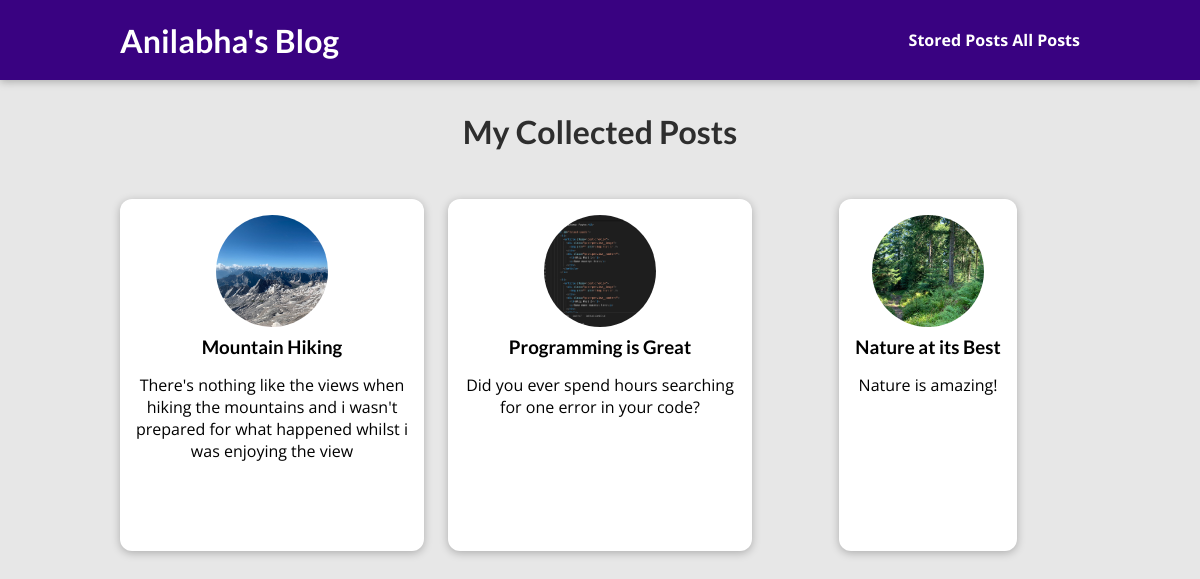
/posts/, run on the app's committed database.
### blog/models.py (models this page shows, shortened)
class Post(models.Model):
    title = models.CharField(max_length=150)
    author = models.ForeignKey(
        Author, related_name="posts", null=True, on_delete=models.SET_NULL)
    excerpt = models.CharField(max_length=300)
    image = models.ImageField(upload_to="posts", null=True)
    date = models.DateField(auto_now=True)
    slug = models.SlugField(unique=True)
    content = models.TextField(validators=[MinLengthValidator(10)])
    tags = models.ManyToManyField(Tag)

### blog/views.py (the view)
# urls.py: path("posts/", views.AllPostsView.as_view(), name="posts"),
class AllPostsView(ListView):
    template_name = "blog/all-posts.html"
    model = Post
    ordering = ["-date"]
    context_object_name = "all_posts"

### blog/templates/blog/all-posts.html (shortened to what this page needs)
{%extends "base.html" %}
{%load static%}
{%block css_files%}
<link rel="stylesheet" href="{%static "blog/post.css"%}">
<link rel="stylesheet" href="{%static "blog/all-posts.css" %}">
{%endblock%}
{%block content%}
<section id="all-posts">
    <h2>My Collected Posts</h2>
    <ul>
        {%for post in all_posts %}
        {%include "blog/includes/post.html"%}
        {%endfor %}
    </ul>
</section>
{%endblock%}

### blog/templates/blog/includes/post.html (shortened to what this page needs)
<li>
                <article class="post">
                    <a href="{%url "post-detail" post.slug%}">
                        <img src="{{post.image.url}}" alt="{{post.title}}">
                        <div class="post__content">
                            <h3>{{post.title}}</h3>
                            <p>{{post.excerpt}}</p>
                        </div>
                    </a>
                </article>
</li>

### static/app.css (style rules this page uses)
* { box-sizing: border-box; }
html { font-family: "Open Sans", "Lato", sans-serif; }
body { margin: 0; }
h1, h2, h3 { font-family: "Lato", sans-serif; font-weight: bold; }

### blog/static/blog/post.css (style rules this page uses)
.post { display: flex; flex-direction: column; align-items: center; text-align: center; }
.post a { text-decoration: none; color: black; transition: all 0.2s ease; padding: 1rem; }
.post img { width: 5rem; height: 5rem; object-fit: cover; border-radius: 50%; }
.post h3 { margin: 0.25rem 0; }

### blog/static/blog/all-posts.css (style rules this page uses)
body { background-color: #e7e7e7; }
#all-posts { margin: 7rem auto; width: 90%; max-width: 60rem; }
#all-posts h2 { text-align: center; font-size: 2rem; color: #2e2e2e; margin: 3rem 0; }
ul { list-style: none; margin: 0; padding: 0; display: grid; grid-template-columns: repeat(auto-fill, minmax(17rem, 1fr)); gap: 1.5rem; }
.post img { width: 7rem; height: 7rem; }
.post a { height: 22rem; transform-origin: center; box-shadow: 0 2px 8px rgba(0, 0, 0, 0.25); border-radius: 12px; background-color: white; }

### data on the page
Post: image (picture), title "Mountain Hiking", excerpt "There's nothing like the views when hiking the mountains and i wasn't prepared for what happened whilst i was enjoying the view"
Post: image (picture), title "Programming is Great", excerpt "Did you ever spend hours searching for one error in your code?"
Post: image (picture), title "Nature at its Best", excerpt "Nature is amazing!"
